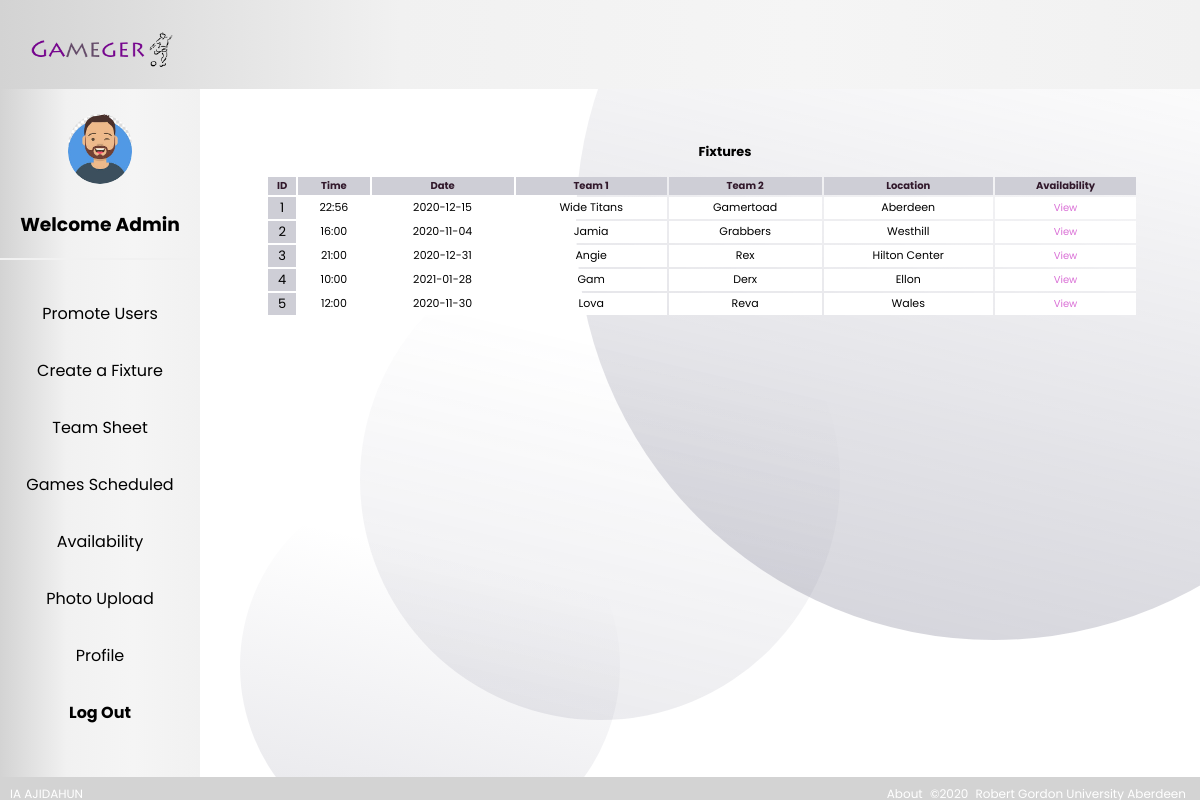
The app's page /a_availablity.php (signed in) with its own data.
### tables this page shows
CREATE TABLE `games` (
  `Game_ID` int(10) UNSIGNED NOT NULL,
  `Team_1` varchar(100) NOT NULL,
  `Score_1` tinyint(3) NOT NULL,
  `Score_2` tinyint(3) NOT NULL,
  `Team_2` varchar(100) NOT NULL,
  `Date` varchar(100) DEFAULT NULL,
  `Time` varchar(100) NOT NULL,
  `Location` varchar(150) NOT NULL
);

### a_availablity.php (the view, shortened to what this page needs)
    <!DOCTYPE html>
    <html>
    <head>
        <?php include 'adminpage.php'; ?>
    </head>
    <?php
require_once ('config.php');
    ?>
    <body>
    <div class="content-fixture">
        <?php
        $sql = "SELECT * FROM GAMES";
        if($result = mysqli_query($link, $sql)){
        ?>
        <a class="content-fixture" style="font-size: 11px; ">
            <h3><strong>Fixtures</strong></h3>
            <?php
            if(mysqli_num_rows($result) > 0){
                echo "<table class='tab-fix'>";
                echo "<tr style='font-size: 10px'>";
                echo "<th style='background: #ceced6; color: #31182b'>ID</th>";
                echo "<th style='background: #ceced6; color: #31182b'>Time</th>";
                echo "<th style='background: #ceced6; color: #31182b'>Date</th>";
                echo "<th style='background: #ceced6; color: #31182b'>Team 1</th>";
                echo "<th style='background: #ceced6; color: #31182b'>Team 2</th>";
                echo "<th style='background: #ceced6; color: #31182b'>Location</th>";
                ?>
                <th style='background: #ceced6; color: #31182b'>Availability</th>
                <?php
                echo "</tr>";
                while($row = mysqli_fetch_array($result)){
                    echo "<tr style='background: white ;'>";
                    echo "<td style='background: #ceced6; font-size: 13px'>" . $row['Game_ID'] . "</td>";
                    echo "<td>" . $row['Time'] . "</td>";
                    echo "<td>" . $row['Date'] . "</td>";
                    echo "<td>" . $row['Team_1'] . "</td>";
                    echo "<td>" . $row['Team_2'] . "</td>";
                    echo "<td>" . $row['Location'] . "</td>";
                    ?>
                    <td><a class="update_fix" href="available.php?Game_ID=<?php echo $row["Game_ID"]; ?>">View</a></td>
                    <?php
                    echo "</tr>";
                }
                echo "</table>";
            } else{
                echo "No records matching your query were found.";
            }
            } else{
                echo "ERROR: Could not able to execute $sql. " . mysqli_error($link);
            }
            ?>
    </div>
    </body>
    </html>

### css/style.css (style rules this page uses)
body { overflow-x: hidden; }
* { box-sizing: border-box; text-decoration: none }
body { margin: 0; font-family: 'Poppins', sans-serif; }

### css/styleteampage.css (style rules this page uses)
div>a { text-align: center; }
div.content-fixture { margin-left: 250px; padding: 40px 16px; }
.tab-fix { width: 95%; text-align: center; height: 20%; }
.update_fix { display: block; text-decoration: none; color: orchid; font-size: 10px; }

### records on screen
games: Game_ID "1", Time "22:56", Date "2020-12-15", Team_1 "Wide Titans", Team_2 "Gamertoad", Location "Aberdeen"
games: Game_ID "2", Time "16:00", Date "2020-11-04", Team_1 "Jamia", Team_2 "Grabbers", Location "Westhill"
games: Game_ID "3", Time "21:00", Date "2020-12-31", Team_1 "Angie", Team_2 "Rex", Location "Hilton Center"
games: Game_ID "4", Time "10:00", Date "2021-01-28", Team_1 "Gam", Team_2 "Derx", Location "Ellon"
games: Game_ID "5", Time "12:00", Date "2020-11-30", Team_1 "Lova", Team_2 "Reva", Location "Wales"

### other values on screen
$username "Admin"
